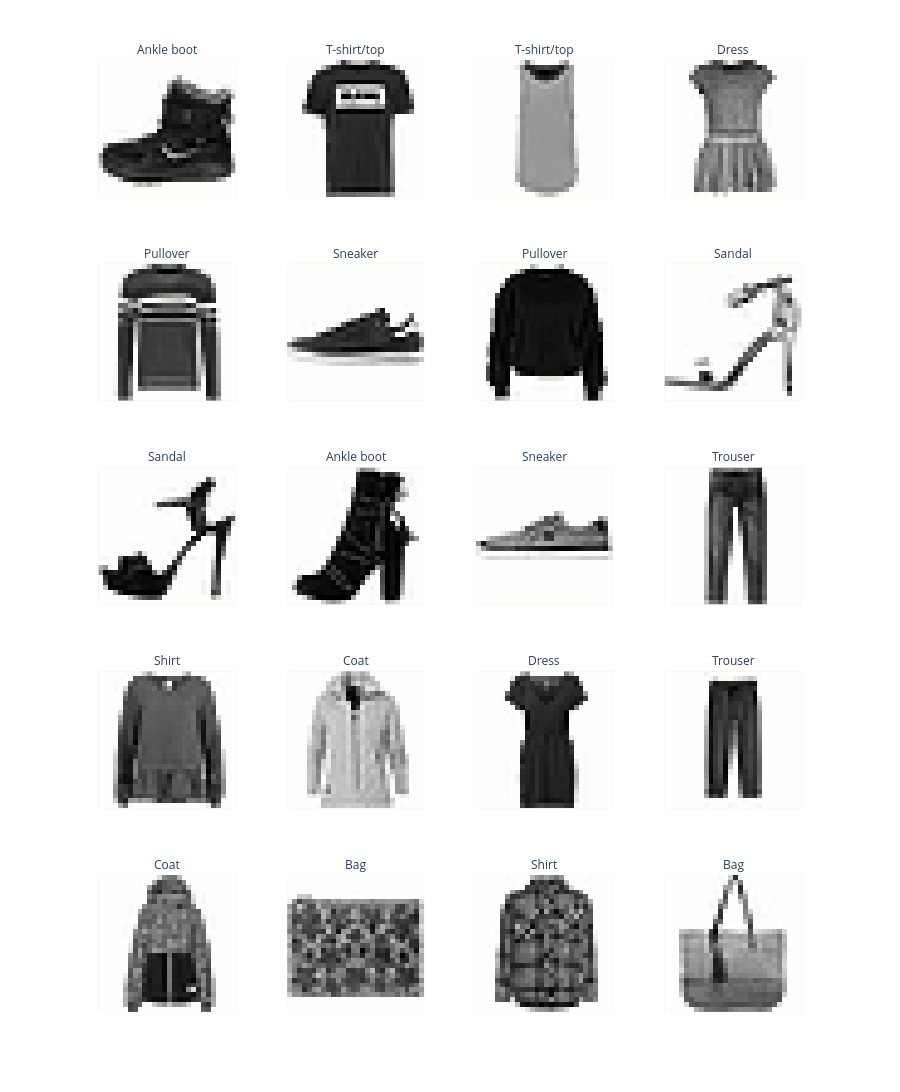

Notebook code cell kept with this figure:
### Markdown cell above
### Problem 1d: Visualizing Class Examples

To better understand the dataset, let's visualize a few examples from each class. This will help us see what the images look like and how they differ across classes.

**Task**: 
1. Use the `pandas` `groupby` function to group the `DataFrame` by the `label` column.
2. Sample 2 images per class.
3. Use the `show_images` function to display the images in a grid, with each image labeled by its class name.

### Code cell
# TODO: Get 2 sample images per class and plot them.
examples = df.groupby("label").head(2)

fig = show_images(examples["image"].tolist(), ncols=4, labels=examples["label"].tolist())
fig.show()

### Figure 1 — Plotly figure (JSON) as saved in the notebook; plotly's stock layout.template omitted (floating-point values rounded to 4 significant figures; data arrays with more than 128 entries replaced by an {"elided": "..."} marker saying what was removed)
{"data": [{"coloraxis": "coloraxis", "hovertemplate": "x: %{x}<br>y: %{y}<br>color: %{z}<extra></extra>", "name": "0", "type": "heatmap", "xaxis": "x17", "yaxis": "y17", "z": {"elided": "28x28 float values"}}, {"coloraxis": "coloraxis", "hovertemplate": "x: %{x}<br>y: %{y}<br>color: %{z}<extra></extra>", "name": "1", "type": "heatmap", "xaxis": "x18", "yaxis": "y18", "z": {"elided": "28x28 float values"}}, {"coloraxis": "coloraxis", "hovertemplate": "x: %{x}<br>y: %{y}<br>color: %{z}<extra></extra>", "name": "2", "type": "heatmap", "xaxis": "x19", "yaxis": "y19", "z": {"elided": "28x28 float values"}}, {"coloraxis": "coloraxis", "hovertemplate": "x: %{x}<br>y: %{y}<br>color: %{z}<extra></extra>", "name": "3", "type": "heatmap", "xaxis": "x20", "yaxis": "y20", "z": {"elided": "28x28 float values"}}, {"coloraxis": "coloraxis", "hovertemplate": "x: %{x}<br>y: %{y}<br>color: %{z}<extra></extra>", "name": "4", "type": "heatmap", "xaxis": "x13", "yaxis": "y13", "z": {"elided": "28x28 float values"}}, {"coloraxis": "coloraxis", "hovertemplate": "x: %{x}<br>y: %{y}<br>color: %{z}<extra></extra>", "name": "5", "type": "heatmap", "xaxis": "x14", "yaxis": "y14", "z": {"elided": "28x28 float values"}}, {"coloraxis": "coloraxis", "hovertemplate": "x: %{x}<br>y: %{y}<br>color: %{z}<extra></extra>", "name": "6", "type": "heatmap", "xaxis": "x15", "yaxis": "y15", "z": {"elided": "28x28 float values"}}, {"coloraxis": "coloraxis", "hovertemplate": "x: %{x}<br>y: %{y}<br>color: %{z}<extra></extra>", "name": "7", "type": "heatmap", "xaxis": "x16", "yaxis": "y16", "z": {"elided": "28x28 float values"}}, {"coloraxis": "coloraxis", "hovertemplate": "x: %{x}<br>y: %{y}<br>color: %{z}<extra></extra>", "name": "8", "type": "heatmap", "xaxis": "x9", "yaxis": "y9", "z": {"elided": "28x28 float values"}}, {"coloraxis": "coloraxis", "hovertemplate": "x: %{x}<br>y: %{y}<br>color: %{z}<extra></extra>", "name": "9", "type": "heatmap", "xaxis": "x10", "yaxis": "y10", "z": {"elided": "28x28 float values"}}, {"coloraxis": "coloraxis", "hovertemplate": "x: %{x}<br>y: %{y}<br>color: %{z}<extra></extra>", "name": "10", "type": "heatmap", "xaxis": "x11", "yaxis": "y11", "z": {"elided": "28x28 float values"}}, {"coloraxis": "coloraxis", "hovertemplate": "x: %{x}<br>y: %{y}<br>color: %{z}<extra></extra>", "name": "11", "type": "heatmap", "xaxis": "x12", "yaxis": "y12", "z": {"elided": "28x28 float values"}}, {"coloraxis": "coloraxis", "hovertemplate": "x: %{x}<br>y: %{y}<br>color: %{z}<extra></extra>", "name": "12", "type": "heatmap", "xaxis": "x5", "yaxis": "y5", "z": {"elided": "28x28 float values"}}, {"coloraxis": "coloraxis", "hovertemplate": "x: %{x}<br>y: %{y}<br>color: %{z}<extra></extra>", "name": "13", "type": "heatmap", "xaxis": "x6", "yaxis": "y6", "z": {"elided": "28x28 float values"}}, {"coloraxis": "coloraxis", "hovertemplate": "x: %{x}<br>y: %{y}<br>color: %{z}<extra></extra>", "name": "14", "type": "heatmap", "xaxis": "x7", "yaxis": "y7", "z": {"elided": "28x28 float values"}}, {"coloraxis": "coloraxis", "hovertemplate": "x: %{x}<br>y: %{y}<br>color: %{z}<extra></extra>", "name": "15", "type": "heatmap", "xaxis": "x8", "yaxis": "y8", "z": {"elided": "28x28 float values"}}, {"coloraxis": "coloraxis", "hovertemplate": "x: %{x}<br>y: %{y}<br>color: %{z}<extra></extra>", "name": "16", "type": "heatmap", "xaxis": "x", "yaxis": "y", "z": {"elided": "28x28 float values"}}, {"coloraxis": "coloraxis", "hovertemplate": "x: %{x}<br>y: %{y}<br>color: %{z}<extra></extra>", "name": "17", "type": "heatmap", "xaxis": "x2", "yaxis": "y2", "z": {"elided": "28x28 float values"}}, {"coloraxis": "coloraxis", "hovertemplate": "x: %{x}<br>y: %{y}<br>color: %{z}<extra></extra>", "name": "18", "type": "heatmap", "xaxis": "x3", "yaxis": "y3", "z": {"elided": "28x28 float values"}}, {"coloraxis": "coloraxis", "hovertemplate": "x: %{x}<br>y: %{y}<br>color: %{z}<extra></extra>", "name": "19", "type": "heatmap", "xaxis": "x4", "yaxis": "y4", "z": {"elided": "28x28 float values"}}], "layout": {"annotations": [{"font": {}, "showarrow": false, "text": "Coat", "x": 0.1175, "xanchor": "center", "xref": "paper", "y": 0.144, "yanchor": "bottom", "yref": "paper"}, {"font": {}, "showarrow": false, "text": "Bag", "x": 0.3725, "xanchor": "center", "xref": "paper", "y": 0.144, "yanchor": "bottom", "yref": "paper"}, {"font": {}, "showarrow": false, "text": "Shirt", "x": 0.6275, "xanchor": "center", "xref": "paper", "y": 0.144, "yanchor": "bottom", "yref": "paper"}, {"font": {}, "showarrow": false, "text": "Bag", "x": 0.8825, "xanchor": "center", "xref": "paper", "y": 0.144, "yanchor": "bottom", "yref": "paper"}, {"font": {}, "showarrow": false, "text": "Shirt", "x": 0.1175, "xanchor": "center", "xref": "paper", "y": 0.358, "yanchor": "bottom", "yref": "paper"}, {"font": {}, "showarrow": false, "text": "Coat", "x": 0.3725, "xanchor": "center", "xref": "paper", "y": 0.358, "yanchor": "bottom", "yref": "paper"}, {"font": {}, "showarrow": false, "text": "Dress", "x": 0.6275, "xanchor": "center", "xref": "paper", "y": 0.358, "yanchor": "bottom", "yref": "paper"}, {"font": {}, "showarrow": false, "text": "Trouser", "x": 0.8825, "xanchor": "center", "xref": "paper", "y": 0.358, "yanchor": "bottom", "yref": "paper"}, {"font": {}, "showarrow": false, "text": "Sandal", "x": 0.1175, "xanchor": "center", "xref": "paper", "y": 0.572, "yanchor": "bottom", "yref": "paper"}, {"font": {}, "showarrow": false, "text": "Ankle boot", "x": 0.3725, "xanchor": "center", "xref": "paper", "y": 0.572, "yanchor": "bottom", "yref": "paper"}, {"font": {}, "showarrow": false, "text": "Sneaker", "x": 0.6275, "xanchor": "center", "xref": "paper", "y": 0.572, "yanchor": "bottom", "yref": "paper"}, {"font": {}, "showarrow": false, "text": "Trouser", "x": 0.8825, "xanchor": "center", "xref": "paper", "y": 0.572, "yanchor": "bottom", "yref": "paper"}, {"font": {}, "showarrow": false, "text": "Pullover", "x": 0.1175, "xanchor": "center", "xref": "paper", "y": 0.786, "yanchor": "bottom", "yref": "paper"}, {"font": {}, "showarrow": false, "text": "Sneaker", "x": 0.3725, "xanchor": "center", "xref": "paper", "y": 0.786, "yanchor": "bottom", "yref": "paper"}, {"font": {}, "showarrow": false, "text": "Pullover", "x": 0.6275, "xanchor": "center", "xref": "paper", "y": 0.786, "yanchor": "bottom", "yref": "paper"}, {"font": {}, "showarrow": false, "text": "Sandal", "x": 0.8825, "xanchor": "center", "xref": "paper", "y": 0.786, "yanchor": "bottom", "yref": "paper"}, {"font": {}, "showarrow": false, "text": "Ankle boot", "x": 0.1175, "xanchor": "center", "xref": "paper", "y": 1, "yanchor": "bottom", "yref": "paper"}, {"font": {}, "showarrow": false, "text": "T-shirt/top", "x": 0.3725, "xanchor": "center", "xref": "paper", "y": 1, "yanchor": "bottom", "yref": "paper"}, {"font": {}, "showarrow": false, "text": "T-shirt/top", "x": 0.6275, "xanchor": "center", "xref": "paper", "y": 1, "yanchor": "bottom", "yref": "paper"}, {"font": {}, "showarrow": false, "text": "Dress", "x": 0.8825, "xanchor": "center", "xref": "paper", "y": 1, "yanchor": "bottom", "yref": "paper"}], "coloraxis": {"colorscale": [[0, "rgb(254, 254, 253)"], [0.09091, "rgb(224, 224, 223)"], [0.1818, "rgb(197, 197, 195)"], [0.2727, "rgb(171, 171, 170)"], [0.3636, "rgb(146, 146, 145)"], [0.4545, "rgb(124, 123, 122)"], [0.5455, "rgb(102, 101, 101)"], [0.6364, "rgb(81, 80, 80)"], [0.7273, "rgb(59, 59, 59)"], [0.8182, "rgb(38, 38, 38)"], [0.9091, "rgb(16, 16, 16)"], [1, "rgb(0, 0, 0)"]], "showscale": false}, "height": 1100, "margin": {"t": 60}, "xaxis": {"anchor": "y", "constrain": "domain", "domain": [0, 0.235], "scaleanchor": "y", "showgrid": false, "showticklabels": false}, "xaxis10": {"anchor": "y10", "domain": [0.255, 0.49], "matches": "x", "showgrid": false, "showticklabels": false}, "xaxis11": {"anchor": "y11", "domain": [0.51, 0.745], "matches": "x", "showgrid": false, "showticklabels": false}, "xaxis12": {"anchor": "y12", "domain": [0.765, 1.0], "matches": "x", "showgrid": false, "showticklabels": false}, "xaxis13": {"anchor": "y13", "domain": [0, 0.235], "matches": "x", "showgrid": false, "showticklabels": false}, "xaxis14": {"anchor": "y14", "domain": [0.255, 0.49], "matches": "x", "showgrid": false, "showticklabels": false}, "xaxis15": {"anchor": "y15", "domain": [0.51, 0.745], "matches": "x", "showgrid": false, "showticklabels": false}, "xaxis16": {"anchor": "y16", "domain": [0.765, 1.0], "matches": "x", "showgrid": false, "showticklabels": false}, "xaxis17": {"anchor": "y17", "domain": [0, 0.235], "matches": "x", "showgrid": false, "showticklabels": false}, "xaxis18": {"anchor": "y18", "domain": [0.255, 0.49], "matches": "x", "showgrid": false, "showticklabels": false}, "xaxis19": {"anchor": "y19", "domain": [0.51, 0.745], "matches": "x", "showgrid": false, "showticklabels": false}, "xaxis2": {"anchor": "y2", "domain": [0.255, 0.49], "matches": "x", "showgrid": false, "showticklabels": false}, "xaxis20": {"anchor": "y20", "domain": [0.765, 1.0], "matches": "x", "showgrid": false, "showticklabels": false}, "xaxis3": {"anchor": "y3", "domain": [0.51, 0.745], "matches": "x", "showgrid": false, "showticklabels": false}, "xaxis4": {"anchor": "y4", "domain": [0.765, 1.0], "matches": "x", "showgrid": false, "showticklabels": false}, "xaxis5": {"anchor": "y5", "domain": [0, 0.235], "matches": "x", "showgrid": false, "showticklabels": false}, "xaxis6": {"anchor": "y6", "domain": [0.255, 0.49], "matches": "x", "showgrid": false, "showticklabels": false}, "xaxis7": {"anchor": "y7", "domain": [0.51, 0.745], "matches": "x", "showgrid": false, "showticklabels": false}, "xaxis8": {"anchor": "y8", "domain": [0.765, 1.0], "matches": "x", "showgrid": false, "showticklabels": false}, "xaxis9": {"anchor": "y9", "domain": [0, 0.235], "matches": "x", "showgrid": false, "showticklabels": false}, "yaxis": {"anchor": "x", "autorange": "reversed", "constrain": "domain", "domain": [0, 0.144], "showgrid": false, "showticklabels": false}, "yaxis10": {"anchor": "x10", "domain": [0.428, 0.572], "matches": "y", "showgrid": false, "showticklabels": false}, "yaxis11": {"anchor": "x11", "domain": [0.428, 0.572], "matches": "y", "showgrid": false, "showticklabels": false}, "yaxis12": {"anchor": "x12", "domain": [0.428, 0.572], "matches": "y", "showgrid": false, "showticklabels": false}, "yaxis13": {"anchor": "x13", "domain": [0.642, 0.786], "matches": "y", "showgrid": false, "showticklabels": false}, "yaxis14": {"anchor": "x14", "domain": [0.642, 0.786], "matches": "y", "showgrid": false, "showticklabels": false}, "yaxis15": {"anchor": "x15", "domain": [0.642, 0.786], "matches": "y", "showgrid": false, "showticklabels": false}, "yaxis16": {"anchor": "x16", "domain": [0.642, 0.786], "matches": "y", "showgrid": false, "showticklabels": false}, "yaxis17": {"anchor": "x17", "domain": [0.856, 1], "matches": "y", "showgrid": false, "showticklabels": false}, "yaxis18": {"anchor": "x18", "domain": [0.856, 1], "matches": "y", "showgrid": false, "showticklabels": false}, "yaxis19": {"anchor": "x19", "domain": [0.856, 1], "matches": "y", "showgrid": false, "showticklabels": false}, "yaxis2": {"anchor": "x2", "domain": [0, 0.144], "matches": "y", "showgrid": false, "showticklabels": false}, "yaxis20": {"anchor": "x20", "domain": [0.856, 1], "matches": "y", "showgrid": false, "showticklabels": false}, "yaxis3": {"anchor": "x3", "domain": [0, 0.144], "matches": "y", "showgrid": false, "showticklabels": false}, "yaxis4": {"anchor": "x4", "domain": [0, 0.144], "matches": "y", "showgrid": false, "showticklabels": false}, "yaxis5": {"anchor": "x5", "domain": [0.214, 0.358], "matches": "y", "showgrid": false, "showticklabels": false}, "yaxis6": {"anchor": "x6", "domain": [0.214, 0.358], "matches": "y", "showgrid": false, "showticklabels": false}, "yaxis7": {"anchor": "x7", "domain": [0.214, 0.358], "matches": "y", "showgrid": false, "showticklabels": false}, "yaxis8": {"anchor": "x8", "domain": [0.214, 0.358], "matches": "y", "showgrid": false, "showticklabels": false}, "yaxis9": {"anchor": "x9", "domain": [0.428, 0.572], "matches": "y", "showgrid": false, "showticklabels": false}}}
